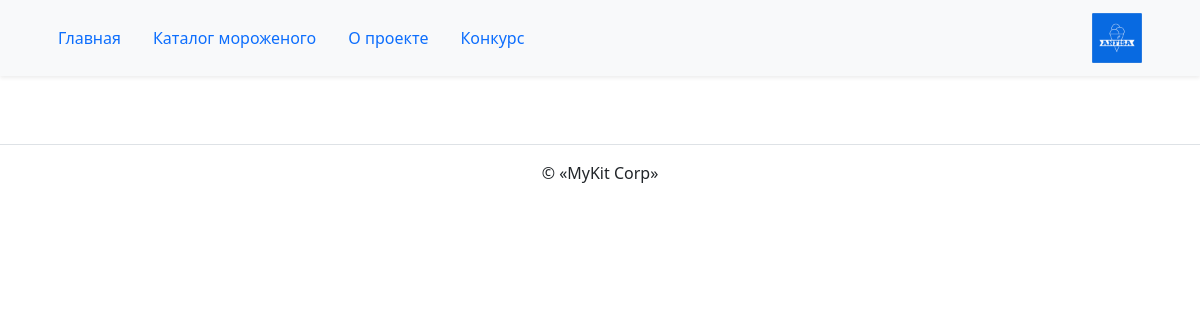
/contest/list/, run on an earlier commit of the app's database.
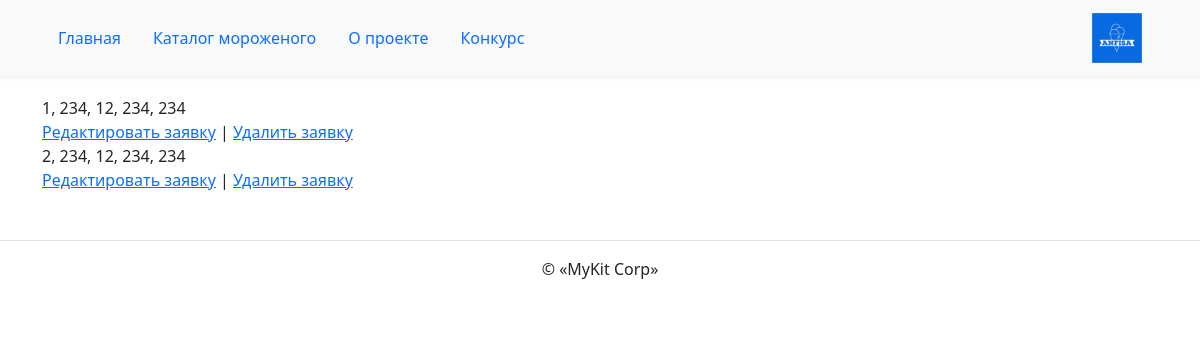
And on a later commit of the database.
### contest/models.py (models this page shows)
class Contest(models.Model):
    title = models.CharField('Название', max_length=20)
    description = models.TextField('Описание')
    price = models.IntegerField(
        'Цена',
        validators=[MinValueValidator(10), MaxValueValidator(100)],
        help_text='Рекомендованная розничная цена',
    )
    comment = models.TextField('Комментарий', blank=True)

### contest/views.py (the view)
# urls.py: path('list/', views.proposal_list, name="list"),
def proposal_list(request):
    proposals = Contest.objects.order_by('id')
    context = {'proposals': proposals}
    return render(request, 'contest/contest_list.html', context)

### templates/contest/contest_list.html (shortened to what this page needs)
{% extends "base.html" %}
{% block content %}
  {% for proposal in proposals %}
    <div>
      {{ proposal.id }}, {{ proposal.title }}, {{ proposal.price }}, {{ proposal.description }}, {{ proposal.comment }}
      <br>
      <a href="{% url 'contest:edit' proposal.id %}">Редактировать заявку</a>
      |
      <a href="{% url 'contest:delete' proposal.id %}">Удалить заявку</a>
    </div>
  {% endfor %}
{% endblock %}

### templates/base.html (shortened to what this page needs)
{% load static %}
{% load django_bootstrap5 %}
<!DOCTYPE html>
<html lang="ru">
  <head>
    {% bootstrap_css %}
  </head>
  <body>
    {% include "includes/header.html" %}
    <main class="pt-5 my-5">
      <div class="container">
        {% block content %}{% endblock %}
      </div>
    </main>
    {% include "includes/footer.html" %}
  </body>
</html>

### templates/includes/header.html (shortened to what this page needs)
{% load static %}
<header>
  <nav class="navbar navbar-expand-lg navbar-light bg-light fixed-top shadow-sm">
    <div class="container">
      <div class="collapse navbar-collapse" id="navbarNav">
        {% with request.resolver_match.view_name as view_name %}
        <ul class="nav nav-pills">
          <li class="nav-item">
            <a
              class="nav-link {% if view_name == 'homepage:index' %} active {% endif %}"
              href="{% url 'homepage:index' %}"
              >
              Главная
            </a>
          </li>
          <li class="nav-item">
            <a
              class="nav-link {% if view_name == 'ice_cream:ice_cream_list' %} active {% endif %}"
              href="{% url 'ice_cream:ice_cream_list' %}"
              >
              Каталог мороженого
            </a>
          </li>
          <li class="nav-item">
            <a
              class="nav-link {% if view_name == 'about:description' %} active {% endif %}"
              href="{% url 'about:description' %}"
            >
              О проекте
            </a>
          </li>
          <li class="nav-item">
            <a
              class="nav-link {% if view_name == 'contest:create' %} active {% endif %}"
              href="{% url 'contest:create' %}"
            >
              Конкурс
            </a>
          </li>
        </ul>
        {% endwith %}
      </div>
      <a class="navbar-brand" href="{% url 'homepage:index' %}">
        <img src="{% static 'img/logo.png' %}" height="50" class="d-inline-block align-top" alt="">
      </a>
    </div>
  </nav>
</header>

### templates/includes/footer.html
<footer class="border-top text-center py-3">
  <p>© «MyKit Corp»</p>
</footer>

What changed in the data, as far as the page shows it:
added Contest: id "1", title "234", price "12", description "234", comment "234"
added Contest: id "2", title "234", price "12", description "234", comment "234"
